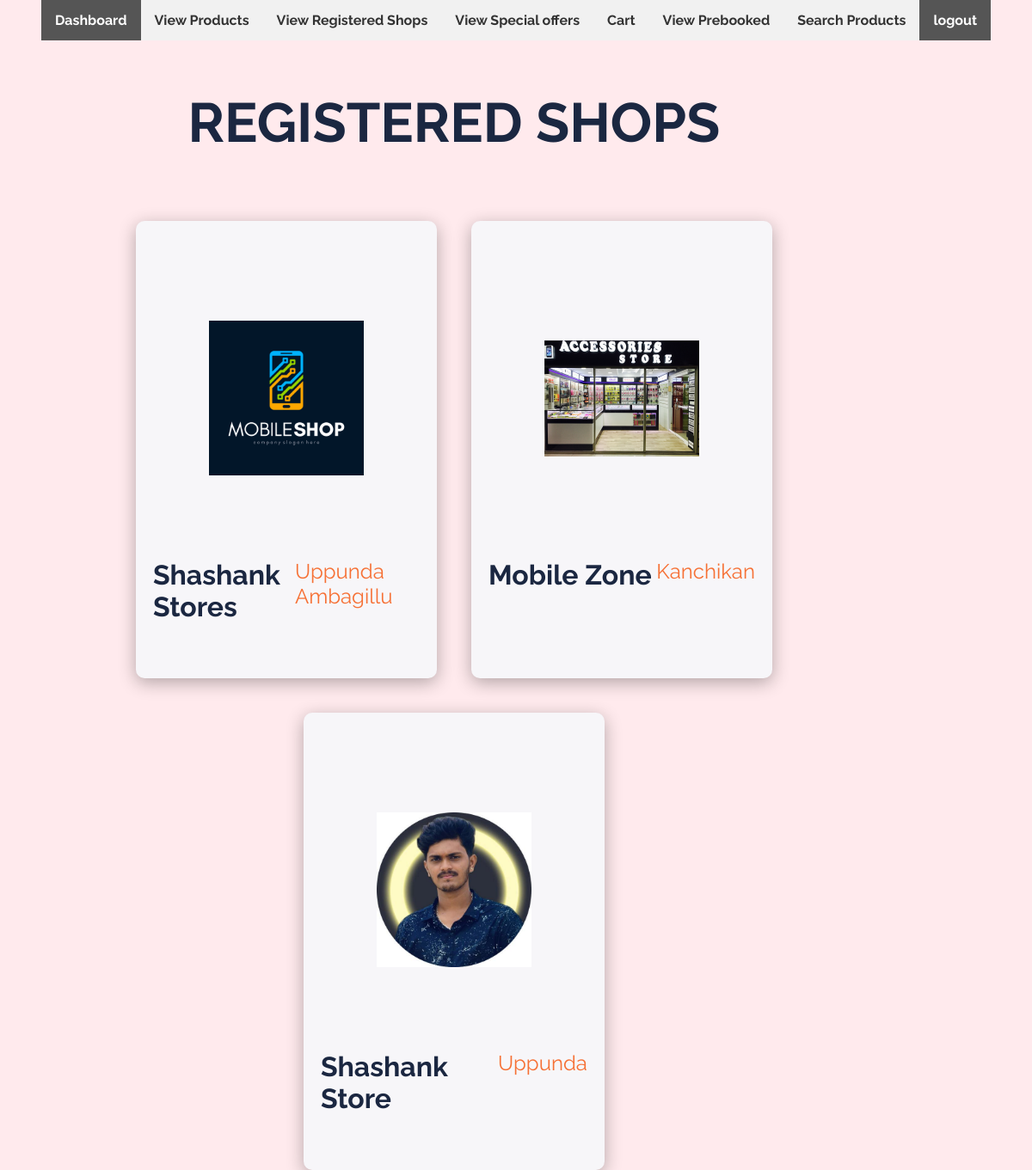
/registeredshops (signed in), run on the app's committed database.
### app/models.py (models this page shows, shortened)
class User(AbstractUser):
    phoneno = models.CharField(max_length=122,null=True,blank=True)
    name = models.CharField(max_length=122,null=True,blank=True)
    address = models.CharField(max_length=122,null=True,blank=True)
    is_admin = models.BooleanField("is_admin",default=False)
    is_vendor = models.BooleanField("is_vendor",default=False)
    is_customer = models.BooleanField("is_customer",default=False)
    profile = models.ImageField(upload_to="profile/user_profile/")

### app/views.py (the view)
# urls.py: path('registeredshops',views.registeredshops,name="registeredshops"),
@login_required  # Requires user authentication
def registeredshops(request):
    if request.user.is_customer:
        user=User.objects.filter(is_vendor=True)
        return render(request,"registered_shops.html",{'user':user})
    return render(request,"registered_shops.html")

### templates/registered_shops.html (shortened to what this page needs)
<!DOCTYPE html>
<html>
<head>
{% load static %}
</head>
<body>
  <div class="navbar">
    <a href="customerdash" class="active">Dashboard</a>
    <a href="customer_view_product">View Products</a>
    <a href="registeredshops">View Registered Shops</a>
    <a href="view_spl_offers">View Special offers</a>
    <a href="cart">Cart</a>
    <a href="view_prebooked">View Prebooked</a>
    <a href="search_product">Search Products</a>
    <a href="login" class="active">logout</a>
  </div>
  <div class="container">
    <div class="header">
        <h1>Registered Shops</h1>
    </div>
    <div class="products">
        {% for pr in user %}
        <div class="product">
            {% if pr.profile %}
            <div class="image">
                <img src="{{pr.profile.url}}" alt="">
            </div>
            {% else %}
            <div class="image">
                <img src="/static/user.jpg" alt="" class="user">
            </div>
            {% endif %}
            <div class="namePrice">
                <h3>{{ pr.name }}</h3>
                <span>{{ pr.address }}</span>
            </div>
        </div>
        {% endfor %}
    </div>
  </div>
</body>
</html>

### templates/registered_shops.html (style rules this page uses)
body { font-family: Arial, sans-serif; margin: 0; padding: 0; }
.navbar { background-color: #f1f1f1; overflow: hidden; }
.navbar a { float: left; display: block; color: #333; text-align: center; padding: 14px 16px; text-decoration: none; font-weight: bold; }
.navbar a.active { background-color: #555; color: white; }
.container { padding: 20px; }
:root { --bodyBack: #ffeaed; --textColor: #1b2741; --starColor: #f67034; --sectionBack: #f7f6f9; }
* { padding: 0; margin: 0; box-sizing: border-box; font-family: 'Raleway', sans-serif; }
body { background-color: var(--bodyBack); min-height: 100vh; place-content: center; display:grid; }
.container { width: 80vw; height: 100vh; display: flex; flex-direction: column; justify-content: space-around; }
.header { width: 100%; text-align: center; }
.header h1 { font-size: 4em; text-transform: uppercase; color: var(--textColor); }
.products { width: 100%; align-self: center; height: 70%; display: flex; justify-content: center; flex-wrap: wrap; gap: 40px; }
.product { position: relative; background-color: var(--sectionBack); width: 350px; height: 100%; box-shadow: 0 5px 20px rgba(0, 0, 0, .3); display: flex; flex-direction: column; justify-content: space-between; padding: 20px 20px 40px; border-radius: 10px; transition: .3s; }
.image { width: 100%; height: 80%; display: grid; place-content: center; }
.image img { width: 180px; }
.namePrice { width: 100%; height: 100px; display: flex; justify-content: space-between; }
.namePrice h3 { font-size: 2em; text-transform: capitalize; color: var(--textColor); }
.namePrice span { font-size: 1.5em; color: var(--starColor); }

### data on the page
User: profile (picture), name "Shashank Stores", address "Uppunda Ambagillu"
User: profile (picture), name "Mobile Zone", address "Kanchikan"
User: profile (picture), name "Shashank Store", address "Uppunda"
